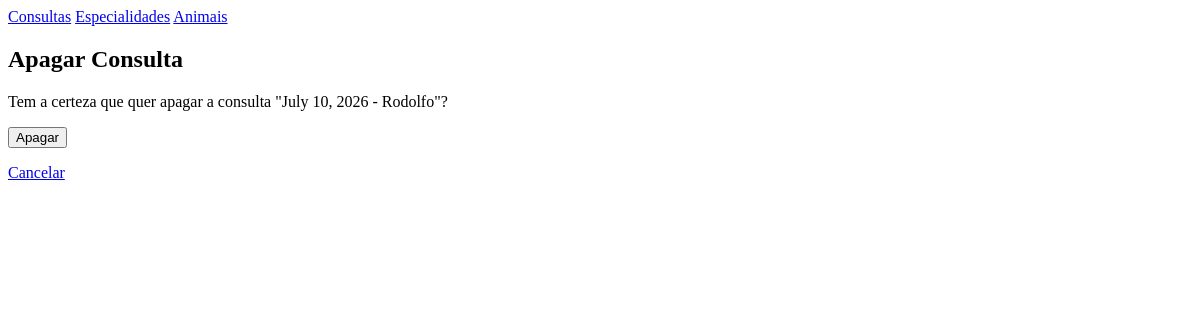
The app's page /clinica/consulta/apagar/1/, older data.
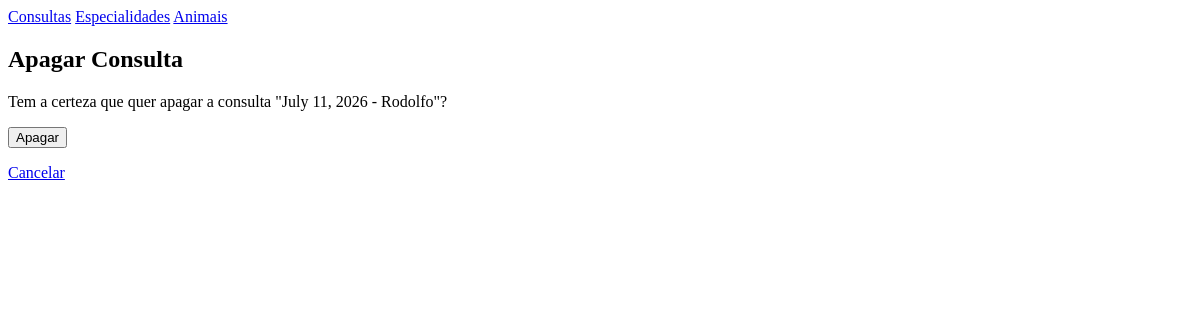
The same page, newer data.
### clinica/models.py (models this page shows, shortened)
class Consulta(models.Model):
    data = models.DateField()
    motivo = models.CharField(max_length=100)
    veterinario = models.ForeignKey(Veterinario, on_delete=models.CASCADE, related_name='consultas')
    animal = models.ForeignKey(Animal, on_delete=models.CASCADE, related_name='consultas_animais')

class Animal(models.Model):
    nome = models.CharField(max_length=100)
    especie = models.CharField(max_length=100)
    dono = models.CharField(max_length=100)

### clinica/views.py (the view)
# urls.py: path('consulta/apagar/<int:id>/', views.apagar_consulta_view, name='apagar_consulta_view'),
def apagar_consulta_view(request, id):
    consulta = get_object_or_404(Consulta, id=id)
    if request.method == 'POST':
        consulta.delete()
        return redirect('consultas_view')
    return render(request, 'apagar_consulta.html', {'consulta': consulta})

### clinica/templates/apagar_consulta.html (shortened to what this page needs)
{% extends 'layout.html' %}
{% block content %}
<h2>Apagar Consulta</h2>
<p>Tem a certeza que quer apagar a consulta "{{consulta.data}} - {{consulta.animal.nome}}"?</p>
<form method="POST">
    <button type="submit">Apagar</button>
</form>
<a href="/clinica/">Cancelar</a>
{% endblock %}

Row changes from the older to the newer data that the page shows:
changed Consulta "Rodolfo": data "July 10, 2026" → "July 11, 2026"
